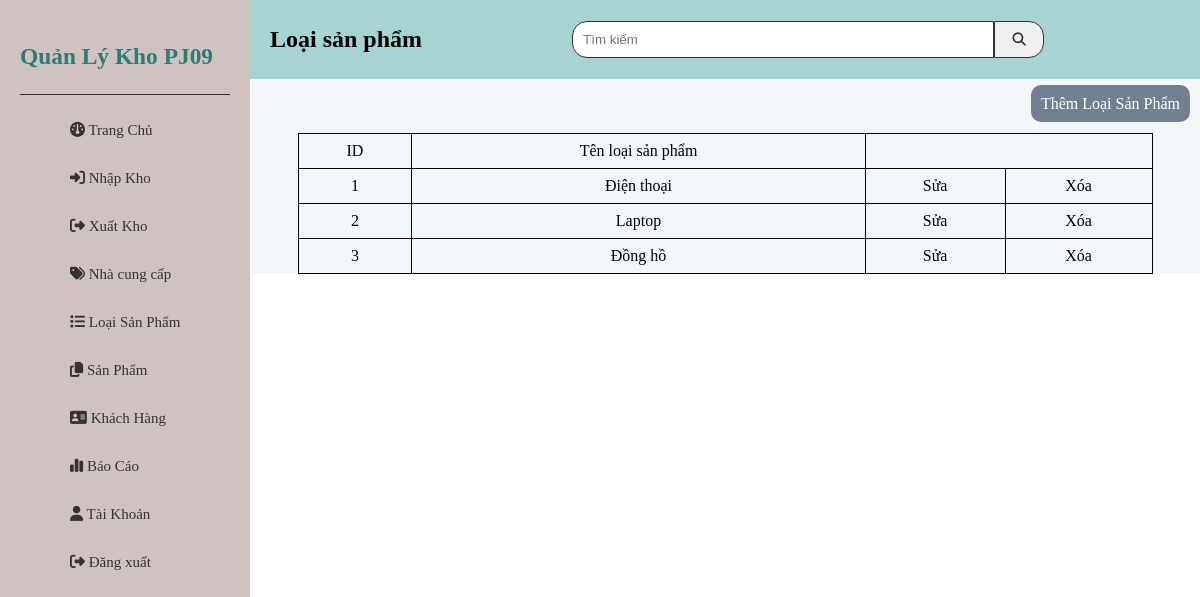
Page /LoaiSanPham.php on the committed database.
### tables this page shows
CREATE TABLE `loaisanpham` (
  `id_loai_sp` int(11) NOT NULL,
  `ten_loai_sp` varchar(255) NOT NULL
);

### LoaiSanPham.php (the view, shortened to what this page needs)
<!DOCTYPE html>
<html lang="en">
<head>
    <link rel="stylesheet" type="text/css" href="index.css">
    <link rel="stylesheet" href="SanPham.css">
    <link rel="stylesheet" href="add.css">
</head>
<body>
    <div class="sidebar">
        <div class="sidebar-header">
            <h3><a href="TrangChu.php">Quản Lý Kho PJ09</a></h3>
        </div>
        <div class="sidebar-content">
            <ul>
                <li><a href="TrangChu.php"><i class="fa-solid fa-gauge"></i> Trang Chủ</a></li>
                <li><a href="NhapKho.php"><i class="fa-solid fa-right-to-bracket"></i> Nhập Kho</a></li>
                <li><a href="XuatKho.php"><i class="fa-solid fa-right-from-bracket"></i> Xuất Kho</a></li>
                <li><a href="NhaCungCap.php"><i class="fa-solid fa-tags"></i> Nhà cung cấp</a></li>
                <li><a href="LoaiSanPham.php"><i class="fa-solid fa-list"></i> Loại Sản Phẩm</a></li>
                <li><a href="SanPham.php"><i class="fa-solid fa-copy"></i> Sản Phẩm</a></li>
                <li><a href="KhachHang.php"><i class="fa-solid fa-address-card"></i> Khách Hàng</a></li>
                <li><a href="BaoCao.php"><i class="fa-solid fa-chart-simple"></i> Báo Cáo</a></li>
                <li><a href="TaiKhoan.php"><i class="fa-solid fa-user"></i> Tài Khoản</a></li>
                <li><a href="DangNhap.php"><i class="fa-solid fa-right-from-bracket"></i> Đăng xuất</a></li>
            </ul>
        </div>
    </div>
    <div class="content">
        <form class="timkiem" action="TimKiemLoaiSP.php" method="post" >
            <h1>Loại sản phẩm</h1>
            <input type ="text" name="noidung" placeholder="Tìm kiếm">
            <button type="submit" name ="search"><i class="fas fa-search"></i></button>
        </form>
        <p ><a  href="ThemLoaiSanPham.php">Thêm Loại Sản Phẩm</a></p>
        <table>
        <thead>
            <tr>
                <td>ID</td>
                <td>Tên loại sản phẩm</td>
            </tr>
        </thead>
        <tbody>
            <?php
                include("connect.php");
                $sql = "SELECT * FROM loaisanpham";
                $result = mysqli_query($conn, $sql);
                while ($row = mysqli_fetch_array($result)) {
            ?>
                <tr>
                    <td><?php echo $row['id_loai_sp']?> </td>
                    <td><?php echo $row['ten_loai_sp']?> </td>
                    <td>
                        <span> <a href="SuaLoaiSanPham.php?this_id=<?php echo $row['id_loai_sp'] ?>"> Sửa   </a></span>
                    </td>
                    <td>
                        <span> <a href="XoaLoaiSanPham.php?this_id=<?php echo $row['id_loai_sp'] ?>"> Xóa </a></span>
                    </td>
                </tr>
            <?php } ?>
        </tbody>
    </table>
    </div>
</body>
</html>

### index.css (style rules this page uses)
body { margin: 0; }
.sidebar { width:250px; background-color:#d1c2c2; padding: 20px; box-sizing: border-box; position: fixed; height: 100%; top: 0; }
.sidebar-header { font-size: 20px; font-weight: bold; margin-bottom: 10px; border-bottom: 1px solid #333; }
.sidebar-header h3 a { text-decoration: none; color:#2e7b74; }
.sidebar-content ul { list-style: none; }
.sidebar-content li { margin-bottom: 15px; }
.sidebar-content li { width: 100%; border: none; background: none; }
.sidebar-content a { text-decoration: none; color: #333; font-size: 15px; }
.sidebar-content li { margin-bottom: 10px; width: 100%; }
.sidebar-content li { width: 100%; padding: 10px; text-align: left; }
.content { margin-left: 250px; box-sizing: border-box; background-color: #f4f7f9 ; height:100%; }
h1 { font-size: 24px; text-align: center; }

### SanPham.css (style rules this page uses)
table { width: 90%; border-collapse: collapse; margin: 0 auto; }
table, th, td { border: 1px solid black; }
th, td { padding: 8px; text-align: center; }
th, td a { text-decoration: none; color:black; }

### add.css (style rules this page uses)
p { margin-bottom: 20px; text-align: right; margin-right: 10px; }
p a { text-decoration: none; color: #fff; transition: color 0.3s; background-color: #708090; padding:10px; border-radius: 10px; }
.timkiem { background-color: rgb(167, 211, 211); display: flex; border:none; justify-content:start; align-items: center; padding: 10px; }
.timkiem h1 { margin-right: 150px; margin-left: 10px; }
.timkiem input[type="text"] { padding: 10px; width: 400px; border: 1px solid #333; border-radius: 15px 0 0 15px ; color:#708090; }
.timkiem button[name="search"] { padding: 10px; width:50px; color: #333; border: none; border: 1px solid #333; border-radius: 0 15px 15px 0; cursor: pointer; }

### rows in the picture
loaisanpham: id_loai_sp "1", ten_loai_sp "Điện thoại"
loaisanpham: id_loai_sp "2", ten_loai_sp "Laptop"
loaisanpham: id_loai_sp "3", ten_loai_sp "Đồng hồ"
